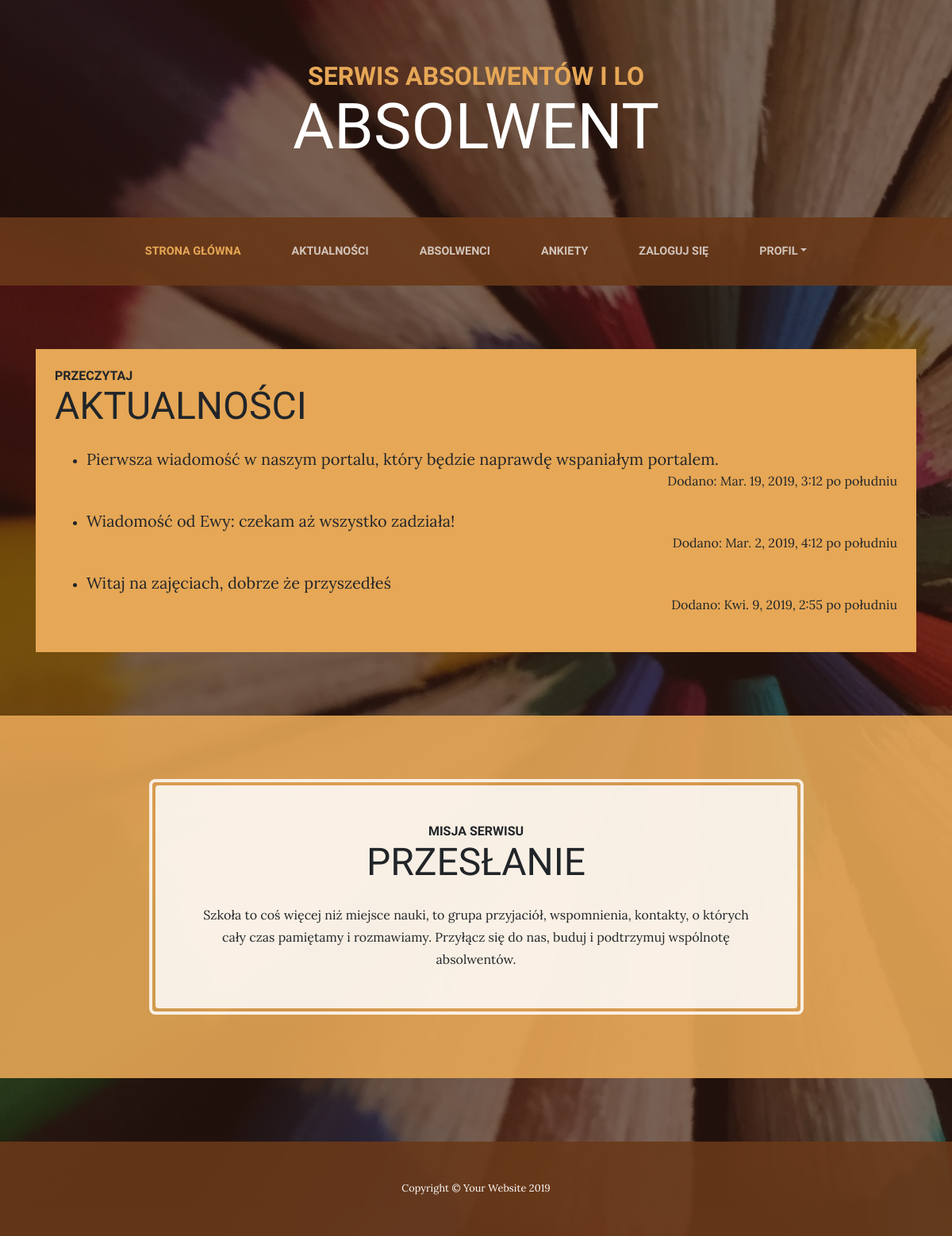
The app's page /wiadomosci/ with its own data.
### wiadomosci/models.py (models this page shows, shortened)
class Wiadomosc(models.Model):
    tresc = models.TextField("treść wiadomości")
    autor = models.ForeignKey(User, on_delete=models.CASCADE)
    data_d = models.DateTimeField("dodana", default=timezone.now)
    class Meta:
        verbose_name = 'wiadomość'
        verbose_name_plural = 'wiadomości'

### wiadomosci/views.py (the view)
# urls.py: path('', views.lista_wiadomosci, name='lista'),
def lista_wiadomosci(request):
    wiadomosci = Wiadomosc.objects.all()
    kontekst = {'wiadomosci': wiadomosci}
    return render(request, 'wiadomosci/lista_wiadomosci2.html', kontekst)

### wiadomosci/templates/wiadomosci/lista_wiadomosci2.html (shortened to what this page needs)
{% extends 'szablon.html' %}
{% block tresc %}
<div class="w-100 bg-primary p-4">
    <h2 class="section-heading mb-4">
        <span class="section-heading-upper">Przeczytaj</span>
        <span class="section-heading-lower">Aktualności</span>
    </h2>
    <ul>
        {% for w in wiadomosci %}
        <li class="mb-5">
            <span class="lead">{{ w.tresc }}</span><br>
            <span class="float-right">Dodano: {{ w.data_d }}</span>
        </li>
        {% endfor %}
    </ul>
</div>
{% endblock %}

### templates/css/style.css (style rules this page uses)
body { font-family: 'Lora'; background: -webkit-gradient(linear, left top, left bottom, from(rgba(47, 23, 15, 0.65))), url("../img/bg.jpg"); background: linear-gradient(rgba(47, 23, 15, 0.65)), url("../img/bg.jpg"); background-attachment: fixed; background-position: center; background-size: cover; }
h1, h2, h3, h4, h5, h6 { font-family: 'Raleway'; }
.section-heading { text-transform: uppercase; }
.section-heading .section-heading-upper { display: block; font-size: 1rem; font-weight: 800; }
.section-heading .section-heading-lower { display: block; font-size: 3rem; font-weight: 100; }
.bg-primary { background-color: #e6a756 !important; }

### records on screen
Wiadomosc: tresc "Pierwsza wiadomość w naszym portalu, który będzie naprawdę wspaniałym portalem.", data_d "Mar. 19, 2019, 3:12 po południu"
Wiadomosc: tresc "Wiadomość od Ewy: czekam aż wszystko zadziała!", data_d "Mar. 2, 2019, 4:12 po południu"
Wiadomosc: tresc "Witaj na zajęciach, dobrze że przyszedłeś", data_d "Kwi. 9, 2019, 2:55 po południu"
